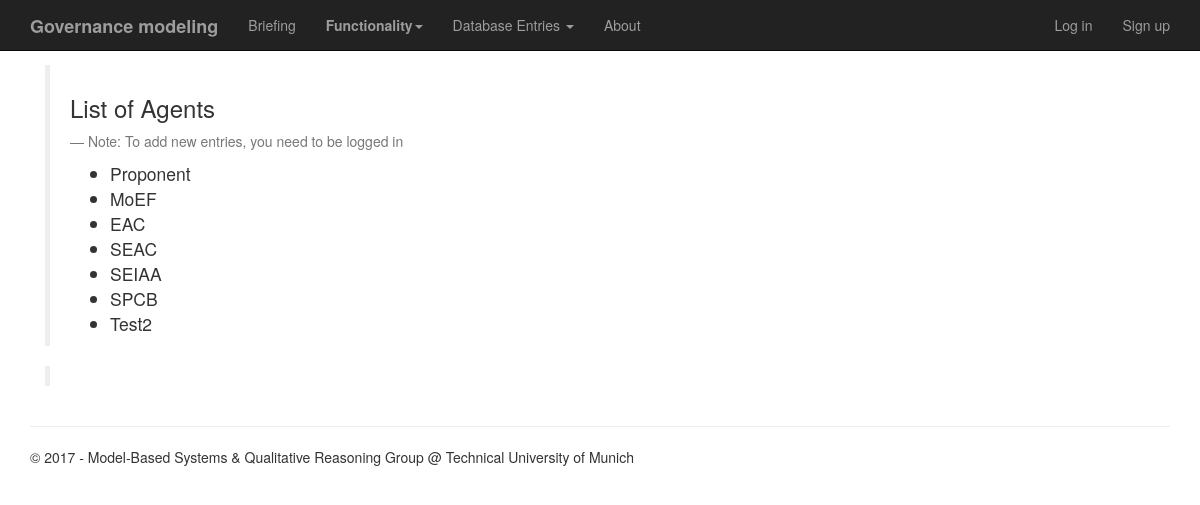
Before: /dbcontent/Agents/list/ with the older database file.
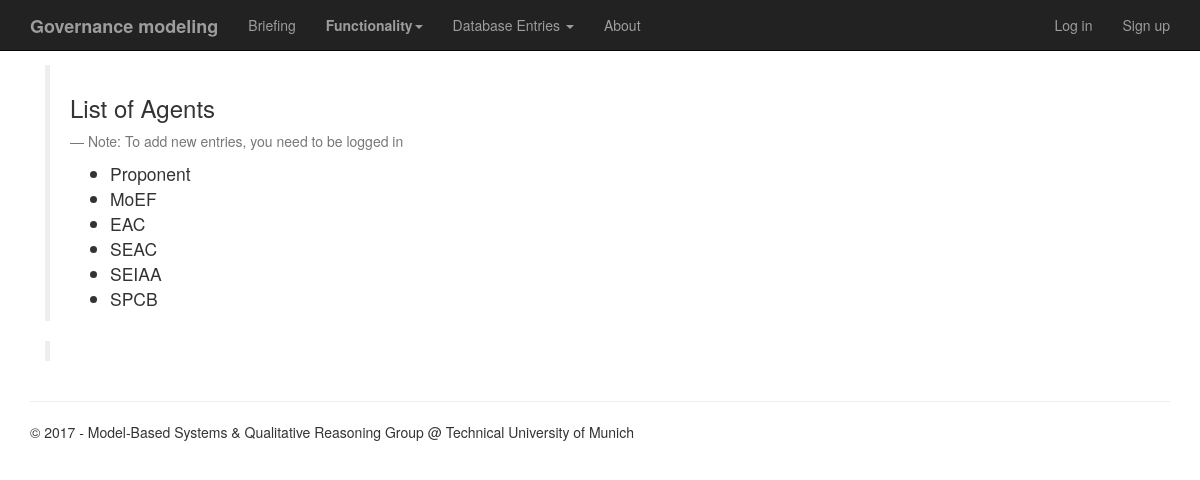
After: the same page with the newer database file.
### app/models.py (models this page shows, shortened)
class Agent(models.Model):
    name = models.CharField(max_length = 255, unique =True)

### dbcontent/views.py (the view)
def agent_list(request):
    posts = Agent.objects.all()
    return render(request, 'dbcontent/AgentList.html', {'posts':posts})

### dbcontent/templates/dbcontent/AgentList.html (shortened to what this page needs)
{% extends 'app/base.html' %}
{% block content %}
	<div class="container">
		<div class="row">
			<div class="col-xs-6">
				<blockquote>
				<h3>List of Agents</h3>
				{% if user.is_authenticated %}
				{% else %}
				<p><small>Note: To add new entries, you need to be logged in</small></p>
				{% endif %}
				<ul>
					{% for post in posts %}
						<li>
							{% if user.is_authenticated %}
								{{ post.name }}
							{% else %}
								{{ post.name }}
							{% endif %}
						</li>
					{% endfor %}
				</ul>
			</blockquote>
				<blockquote>
				</blockquote>
			</div>
		</div>
	</div>
{% endblock %}

### app/templates/app/base.html (shortened to what this page needs)
<!DOCTYPE html>
<html>
<head>
    <link rel="stylesheet" type="text/css" href="https://maxcdn.bootstrapcdn.com/bootstrap/3.3.7/css/bootstrap.min.css" />
    <link rel="stylesheet" type="text/css" href="/static/app/content/site.css" />
</head>
<body>
    <div class="navbar navbar-inverse navbar-fixed-top">
        <div class="container">
            <div class="navbar-header">
                <a href="/" class="navbar-brand" title="Home Page"><b>Governance modeling</b></a>
            </div>
            <div class="navbar-collapse collapse">
                <ul class="nav navbar-nav">
                    <li><a href="/dbcontent/brief" title="On Various Models">Briefing</a></li>
                    <li class = "dropdown">
                        <a href="#" title="Generate Tree" class="dropdown-toggle" data-toggle="dropdown">
                        <b>Functionality</b><span class="caret"></span>
                        </a>
                    </li>
                    <li class="dropdown">
                        <a href="#" title="Databse Contents" class="dropdown-toggle" data-toggle="dropdown">
                            Database Entries <span class="caret"></span>
                        </a>
                    </li>
                    <li><a href="/about" title="About">About</a></li>
                </ul>
                {% include 'app/loginpartial.html' %}
            </div>
        </div>
    </div>
    <div class="container body-content">
        {% block content %}
        {% endblock %}
        <hr/>
        <footer>
            <p>&copy; {% now "Y" %} -  Model-Based Systems & Qualitative Reasoning Group @ Technical University of Munich</p>
        </footer>
    </div>
</body>
</html>

### app/templates/app/loginpartial.html
{% if user.is_authenticated %}
<form id="logoutForm" action="/logout" method="post" class="navbar-right">
    {% csrf_token %}
    <ul class="nav navbar-nav navbar-right">
        <li><span class="navbar-brand">Hello {{ user.username }}!</span></li>
        <li><a href="javascript:document.getElementById('logoutForm').submit()">Log off</a></li>
    </ul>
</form>
{% else %}
<ul class="nav navbar-nav navbar-right">
    <li><a href="{% url 'login' %}">Log in</a></li>
    <li><a href="{% url 'signup' %}">Sign up</a></li>
</ul>
{% endif %}

### app/static/app/content/site.css (style rules this page uses)
.body-content { padding-left: 15px; padding-right: 15px; padding-top: 15px; }

Changed rows visible on the page:
removed Agent: name "Test2"
